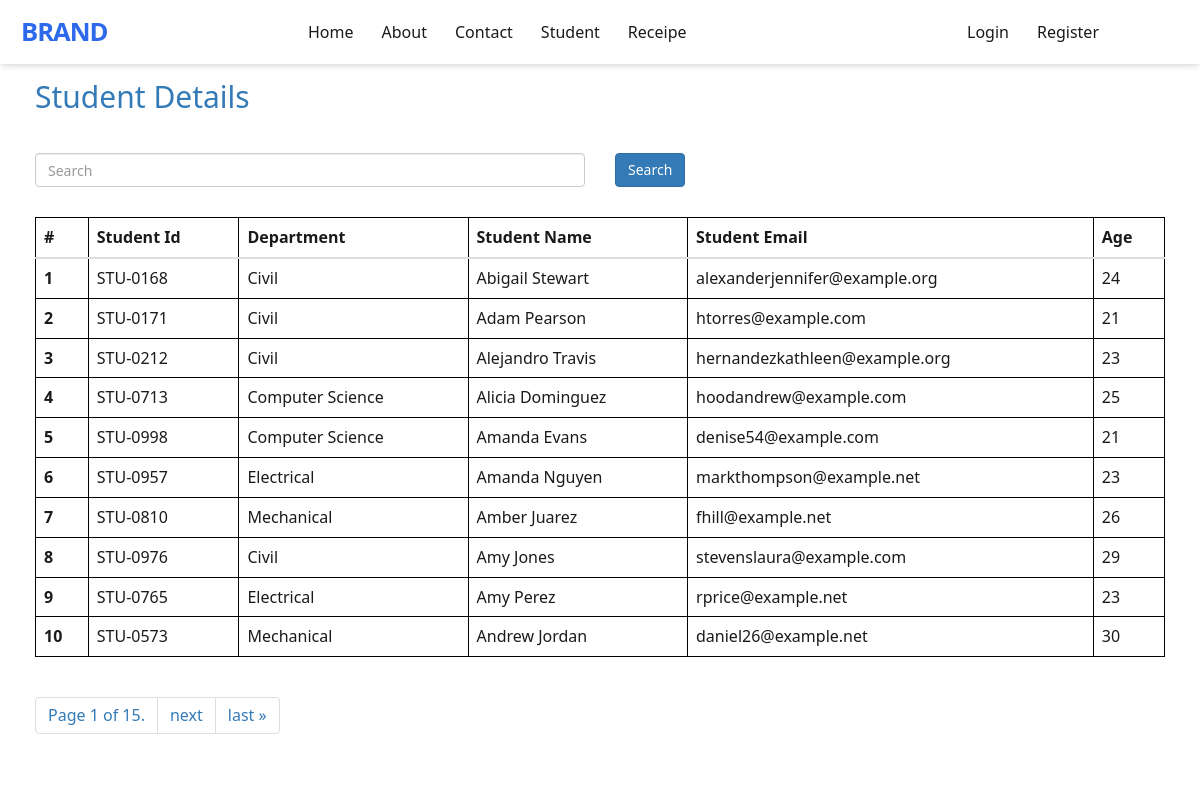
The page /student/ on the database as committed earlier.
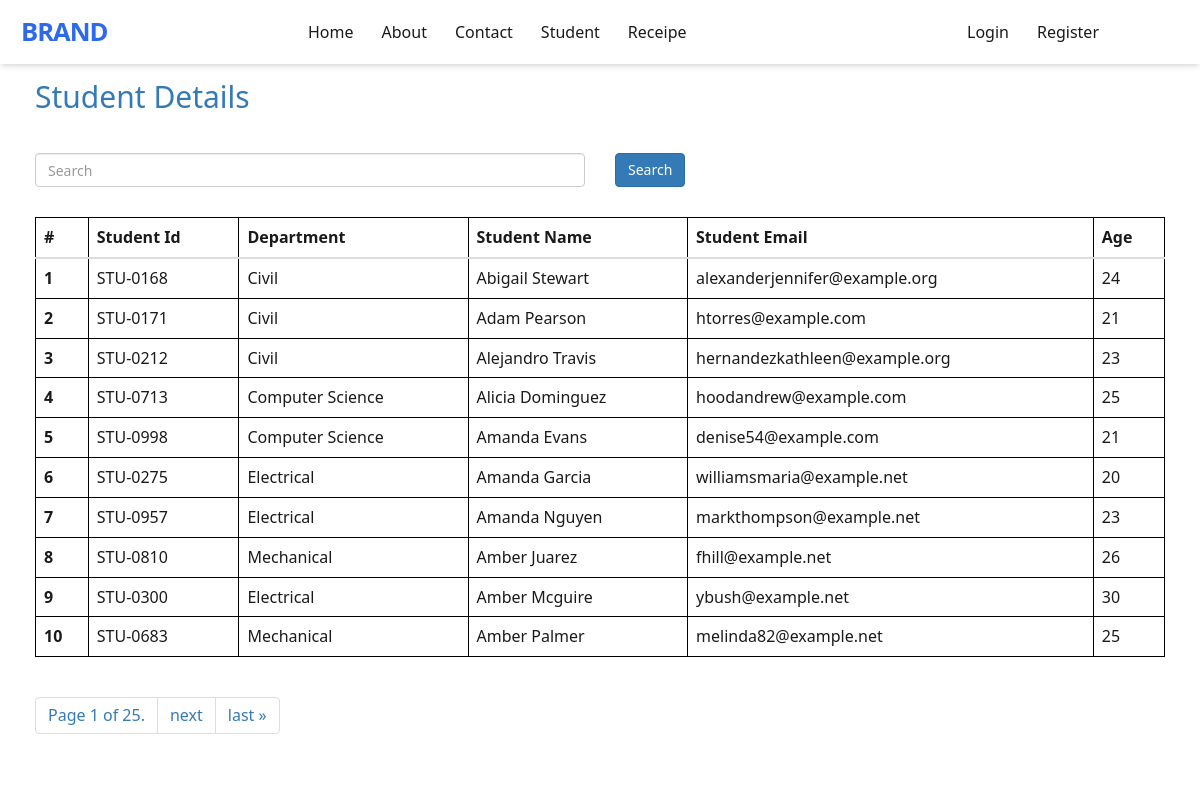
The same page on the database as committed later.
### vege/models.py (models this page shows)
class Student(models.Model):
    department = models.ForeignKey(Department, related_name='depart', on_delete=models.CASCADE)
    student_id = models.OneToOneField(StudentID, related_name='studentid', on_delete=models.CASCADE)
    student_name = models.CharField(max_length=100)
    student_email = models.EmailField(max_length=100)
    student_age = models.IntegerField(default=18)
    student_address = models.TextField()
    def __str__(self) -> str:
        return self.student_name
    class Meta:
        ordering = ['student_name']
        verbose_name  = 'student'

class StudentID(models.Model):
    student_id = models.CharField(max_length=100)
    def __str__(self) -> str:
        return self.student_id

class Department(models.Model):
    department = models.CharField(max_length=100)
    def __str__(self) -> str:
        return self.department
    class Meta:
        ordering = ['department']

### vege/views.py (the view, shortened to what this page needs)
# urls.py: path('student/', get_student, name="student"),
def get_student(request):
    queryset = Student.objects.all()
    paginator = Paginator(queryset, 10)  # Show 25 contacts per page.
    page_number = request.GET.get("page", 1)
    page_obj = paginator.get_page(page_number)
    context = {'page' : "Students", 'queryset' : page_obj, 'page_obj' : page_obj}
    print(page_obj.object_list)
    return render(request, 'report/student.html', context)

### vege/templates/report/student.html (shortened to what this page needs)
{% extends "base.html" %}
{% block start %}
<div class="container">
    <a id="studenthome" href="/student/"><h2>Student Details</h2></a>
</div>
<div class="container mt-5 tables">
        <form class="mb-4">
            <div class="row">
                <div class="col-md-6">
                    <input type="text" placeholder="Search" name="search" class="form-control">
                </div>
                <div class="col-md-6">
                    <button class="btn btn-primary" >Search</button>
                </div>
            </div>
        </form>
    <table class="table table-stiped">
        <thead>
            <tr>
                <th scope="col">#</th>
                <th scope="col">Student Id</th>
                <th scope="col">Department</th>
                <th scope="col">Student Name</th>
                <th scope="col">Student Email</th>
                <th scope="col">Age</th>
            </tr>
        </thead>
        <tbody>
            {% for student in queryset %}
            <tr>
                <th scope="row">{{forloop.counter}}</th>
                <td>{{ student.student_id }}</td>
                <td>{{ student.department }} </td>
                <td>{{ student.student_name }}</td>
                <td>{{ student.student_email }}</td>
                <td>{{ student.student_age }}</td>
            </tr>
            {% endfor %}
        </tbody>
    </table>
    <nav class="Page navigation example">
        <ul class="pagination">
                <li class="page-item">
                    <span class="current">
                        Page {{ page_obj.number }} of {{ page_obj.paginator.num_pages }}.
                    </span>
                </li>
                {% if page_obj.has_next %}
                <li class="page-item"><a class="page-link" href="?page={{ page_obj.next_page_number }}">next</a></li>
                <li class="page-item"><a class="page-link" href="?page={{ page_obj.paginator.num_pages }}">last &raquo;</a></li>
                {% endif %}
        </ul>
    </nav>
</div>
{% endblock %}

Rows that differ between the two databases and show on the page:
no longer on this page (row unchanged): Student: student_id "STU-0976", department "Civil", student_name "Amy Jones", student_email "stevenslaura@example.com", student_age "29"
no longer on this page (row unchanged): Student: student_id "STU-0765", department "Electrical", student_name "Amy Perez", student_email "rprice@example.net", student_age "23"
no longer on this page (row unchanged): Student: student_id "STU-0573", department "Mechanical", student_name "Andrew Jordan", student_email "daniel26@example.net", student_age "30"
added Student: student_id "STU-0275", department "Electrical", student_name "Amanda Garcia", student_email "williamsmaria@example.net", student_age "20"
added Student: student_id "STU-0300", department "Electrical", student_name "Amber Mcguire", student_email "ybush@example.net", student_age "30"
added Student: student_id "STU-0683", department "Mechanical", student_name "Amber Palmer", student_email "melinda82@example.net", student_age "25"
Other text that changed with them:
{{ page_obj.paginator.num_pages }}: "15" → "25"
